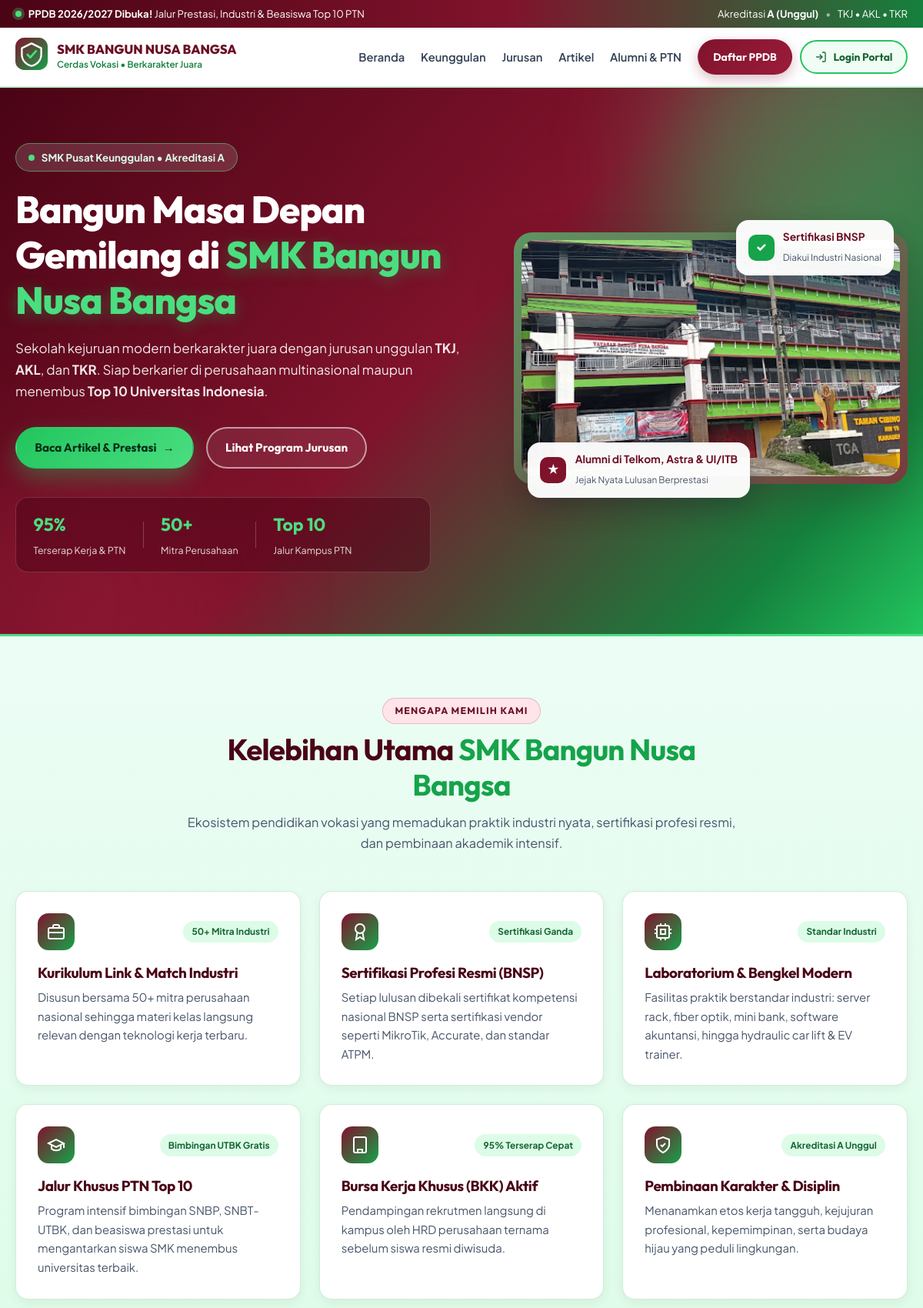
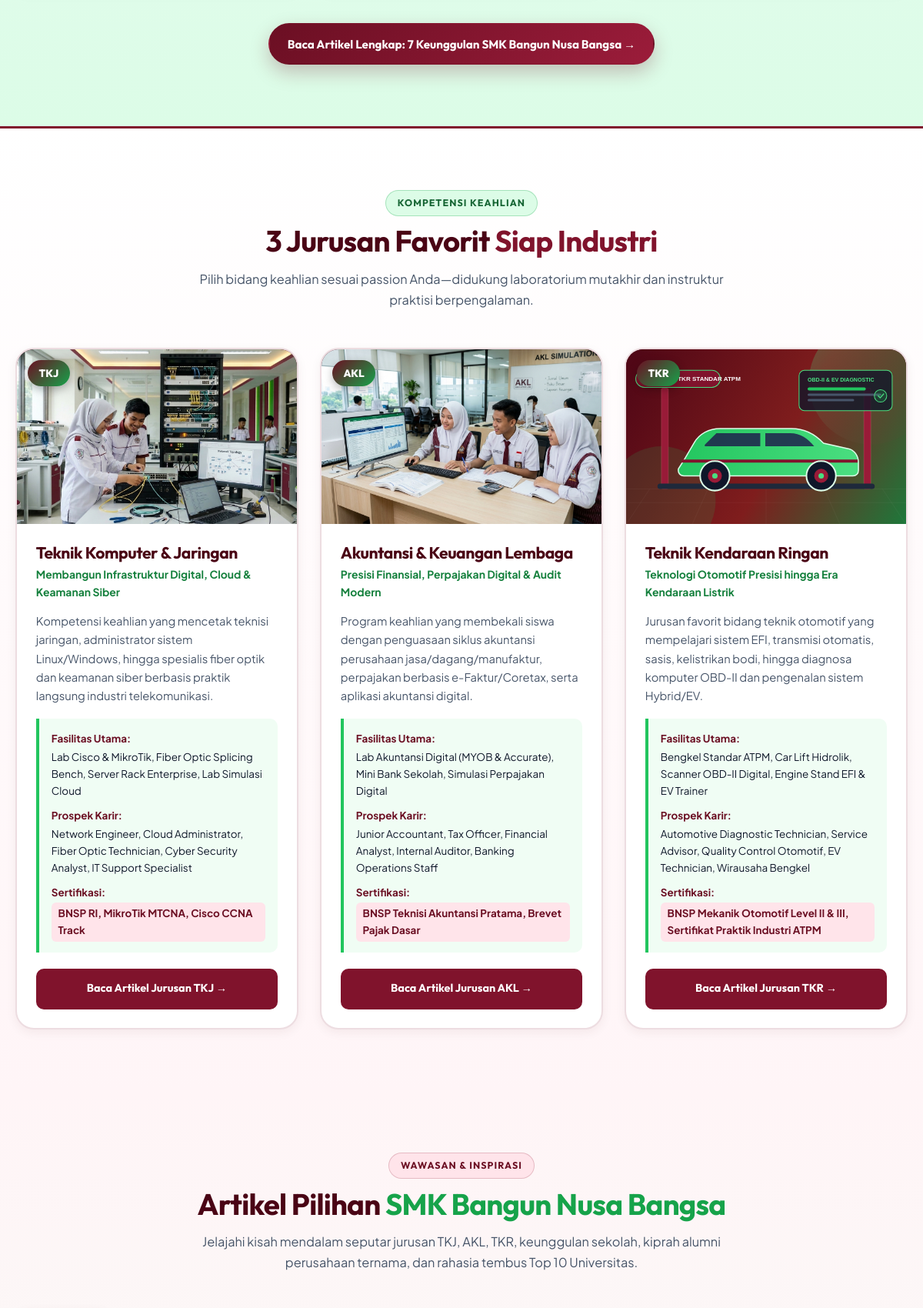
The page / (upper part) on the database its author committed (2 pictures, top to bottom).
### tables this page shows
CREATE TABLE IF NOT EXISTS `kelebihan` (
  `id` INT UNSIGNED AUTO_INCREMENT PRIMARY KEY,
  `judul` VARCHAR(150) NOT NULL,
  `ringkasan` TEXT NOT NULL,
  `ikon` VARCHAR(40) NOT NULL,
  `highlight_badge` VARCHAR(60) NOT NULL,
  `urutan` TINYINT UNSIGNED NOT NULL DEFAULT 1
);

CREATE TABLE IF NOT EXISTS `jurusan` (
  `id` INT UNSIGNED AUTO_INCREMENT PRIMARY KEY,
  `kode` VARCHAR(16) NOT NULL UNIQUE,
  `nama` VARCHAR(120) NOT NULL,
  `tagline` VARCHAR(200) NOT NULL,
  `deskripsi` TEXT NOT NULL,
  `prospek_karir` TEXT NOT NULL,
  `fasilitas` TEXT NOT NULL,
  `sertifikasi` VARCHAR(200) NOT NULL,
  `gambar` VARCHAR(255) NOT NULL,
  `artikel_slug` VARCHAR(160) NOT NULL,
  `urutan` TINYINT UNSIGNED NOT NULL DEFAULT 1
);

### includes/data_repository.php (called while the page is built, shortened)
<?php
require_once __DIR__ . '/../config/database.php';
function getJurusanList(?PDO $pdo): array
{
    if ($pdo instanceof PDO) {
        $stmt = $pdo->query('SELECT * FROM jurusan ORDER BY urutan ASC, id ASC');
        return $stmt->fetchAll();
    }
}
function getKelebihanList(?PDO $pdo): array
{
    if ($pdo instanceof PDO) {
        $stmt = $pdo->query('SELECT * FROM kelebihan ORDER BY urutan ASC, id ASC');
        return $stmt->fetchAll();
    }
    return [
        ['judul' => 'Kurikulum Link & Match Industri', 'ringkasan' => 'Disusun bersama 50+ mitra perusahaan nasional sehingga materi kelas langsung relevan dengan teknologi kerja terbaru.', 'ikon' => 'briefcase', 'highlight_badge' => '50+ Mitra Industri'],
        ['judul' => 'Sertifikasi Profesi Resmi (BNSP)', 'ringkasan' => 'Setiap lulusan dibekali sertifikat kompetensi nasional BNSP serta sertifikasi vendor seperti MikroTik, Accurate, dan standar ATPM.', 'ikon' => 'award', 'highlight_badge' => 'Sertifikasi Ganda'],
        ['judul' => 'Laboratorium & Bengkel Modern', 'ringkasan' => 'Fasilitas praktik berstandar industri: server rack, fiber optik, mini bank, software akuntansi, hingga hydraulic car lift & EV trainer.', 'ikon' => 'cpu', 'highlight_badge' => 'Standar Industri'],
        ['judul' => 'Jalur Khusus PTN Top 10', 'ringkasan' => 'Program intensif bimbingan SNBP, SNBT-UTBK, dan beasiswa prestasi untuk mengantarkan siswa SMK menembus universitas terbaik.', 'ikon' => 'graduation-cap', 'highlight_badge' => 'Bimbingan UTBK Gratis'],
        ['judul' => 'Bursa Kerja Khusus (BKK) Aktif', 'ringkasan' => 'Pendampingan rekrutmen langsung di kampus oleh HRD perusahaan ternama sebelum siswa resmi diwisuda.', 'ikon' => 'building', 'highlight_badge' => '95% Terserap Cepat'],
        ['judul' => 'Pembinaan Karakter & Disiplin', 'ringkasan' => 'Menanamkan etos kerja tangguh, kejujuran profesional, kepemimpinan, serta budaya hijau yang peduli lingkungan.', 'ikon' => 'shield-check', 'highlight_badge' => 'Akreditasi A Unggul'],
    ];
}

### config/database.php (called while the page is built, shortened)
<?php
function e(?string $value): string
{
    return htmlspecialchars((string) $value, ENT_QUOTES | ENT_SUBSTITUTE, 'UTF-8');
}

### index.php (the view, shortened to what this page needs)
<?php
require_once __DIR__ . '/includes/data_repository.php';
$dbError = null;
$pdo     = getDbConnection($dbError);
$jurusanList   = getJurusanList($pdo);
$kelebihanList = getKelebihanList($pdo);
require __DIR__ . '/includes/header.php';
function renderIconSvg(string $name): string
{
    return match ($name) {
        'briefcase' => '<svg viewBox="0 0 24 24" fill="none" stroke="currentColor" stroke-width="2"><rect x="2" y="7" width="20" height="14" rx="2"/><path d="M16 7V5a2 2 0 0 0-2-2h-4a2 2 0 0 0-2 2v2"/><path d="M2 13h20"/></svg>',
        'award' => '<svg viewBox="0 0 24 24" fill="none" stroke="currentColor" stroke-width="2"><circle cx="12" cy="8" r="6"/><path d="M15.477 12.89 17 22l-5-3-5 3 1.523-9.11"/></svg>',
        'cpu' => '<svg viewBox="0 0 24 24" fill="none" stroke="currentColor" stroke-width="2"><rect x="4" y="4" width="16" height="16" rx="2"/><rect x="9" y="9" width="6" height="6"/><path d="M9 1v3M15 1v3M9 20v3M15 20v3M20 9h3M20 14h3M1 9h3M1 14h3"/></svg>',
        'graduation-cap' => '<svg viewBox="0 0 24 24" fill="none" stroke="currentColor" stroke-width="2"><path d="M22 10v6M2 10l10-5 10 5-10 5z"/><path d="M6 12v5c3 3 9 3 12 0v-5"/></svg>',
        'building' => '<svg viewBox="0 0 24 24" fill="none" stroke="currentColor" stroke-width="2"><rect x="4" y="2" width="16" height="20" rx="2"/><path d="M9 22v-4h6v4M8 6h.01M16 6h.01M12 6h.01M12 10h.01M12 14h.01M16 10h.01M16 14h.01M8 10h.01M8 14h.01"/></svg>',
        default => '<svg viewBox="0 0 24 24" fill="none" stroke="currentColor" stroke-width="2"><path d="M12 22s8-4 8-10V5l-8-3-8 3v7c0 6 8 10 8 10z"/><path d="m9 12 2 2 4-4"/></svg>',
    };
}
?>
<section class="hero" id="beranda">
    <div class="hero-bg-shapes" aria-hidden="true">
        <div class="blob blob-green"></div>
        <div class="blob blob-maroon"></div>
    </div>
    <div class="container hero-grid">
        <div class="hero-content">
            <div class="hero-pill">
                <span class="pill-dot"></span>
                SMK Pusat Keunggulan • Akreditasi A
            </div>
            <h1>
                Bangun Masa Depan Gemilang di
                <span class="text-highlight">SMK Bangun Nusa Bangsa</span>
            </h1>
            <p class="hero-subtitle">
                Sekolah kejuruan modern berkarakter juara dengan jurusan unggulan <strong>TKJ</strong>, <strong>AKL</strong>, dan <strong>TKR</strong>. Siap berkarier di perusahaan multinasional maupun menembus <strong>Top 10 Universitas Indonesia</strong>.
            </p>
            <div class="hero-actions">
                <a href="#artikel" class="btn btn-primary-green">
                    Baca Artikel &amp; Prestasi
                    <span aria-hidden="true">&rarr;</span>
                </a>
                <a href="#jurusan" class="btn btn-outline-light">
                    Lihat Program Jurusan
                </a>
            </div>
            <div class="hero-stats">
                <div class="stat-item">
                    <strong>95%</strong>
                    <span>Terserap Kerja &amp; PTN</span>
                </div>
                <div class="stat-item">
                    <strong>50+</strong>
                    <span>Mitra Perusahaan</span>
                </div>
                <div class="stat-item">
                    <strong>Top 10</strong>
                    <span>Jalur Kampus PTN</span>
                </div>
            </div>
        </div>
        <div class="hero-visual">
            <div class="hero-card-frame">
                <img src="assets/img/bnb.jpg" alt="Gedung Sekolah SMK Bangun Nusa Bangsa" class="hero-img">
                <div class="floating-badge badge-top">
                    <span class="fb-icon fb-green">&#10003;</span>
                    <div>
                        <strong>Sertifikasi BNSP</strong>
                        <small>Diakui Industri Nasional</small>
                    </div>
                </div>
                <div class="floating-badge badge-bottom">
                    <span class="fb-icon fb-maroon">&#9733;</span>
                    <div>
                        <strong>Alumni di Telkom, Astra &amp; UI/ITB</strong>
                        <small>Jejak Nyata Lulusan Berprestasi</small>
                    </div>
                </div>
            </div>
        </div>
    </div>
</section>
<section class="section section-keunggulan" id="keunggulan">
    <div class="container">
        <div class="section-header">
            <span class="section-kicker kicker-maroon">Mengapa Memilih Kami</span>
            <h2>Kelebihan Utama <span class="accent-green">SMK Bangun Nusa Bangsa</span></h2>
            <p>Ekosistem pendidikan vokasi yang memadukan praktik industri nyata, sertifikasi profesi resmi, dan pembinaan akademik intensif.</p>
        </div>
        <div class="keunggulan-grid">
            <?php foreach ($kelebihanList as $item): ?>
            <article class="keunggulan-card">
                <div class="k-card-top">
                    <div class="k-icon-box">
                        <?= renderIconSvg((string) $item['ikon']) ?>
                    </div>
                    <span class="k-badge"><?= e($item['highlight_badge']) ?></span>
                </div>
                <h3><?= e($item['judul']) ?></h3>
                <p><?= e($item['ringkasan']) ?></p>
            </article>
            <?php endforeach; ?>
        </div>
        <div class="section-cta-center">
            <a href="artikel.php?slug=keunggulan-smk-bangun-nusa-bangsa-siap-kerja-kuliah-wirausaha" class="btn btn-maroon">
                Baca Artikel Lengkap: 7 Keunggulan SMK Bangun Nusa Bangsa &rarr;
            </a>
        </div>
    </div>
</section>
<section class="section section-jurusan" id="jurusan">
    <div class="container">
        <div class="section-header">
            <span class="section-kicker kicker-green">Kompetensi Keahlian</span>
            <h2>3 Jurusan Favorit <span class="accent-maroon">Siap Industri</span></h2>
            <p>Pilih bidang keahlian sesuai passion Anda—didukung laboratorium mutakhir dan instruktur praktisi berpengalaman.</p>
        </div>
        <div class="jurusan-grid">
            <?php foreach ($jurusanList as $jurusan): ?>
            <article class="jurusan-card">
                <div class="jurusan-media">
                    <img src="<?= e($jurusan['gambar']) ?>" alt="<?= e($jurusan['nama']) ?>" loading="lazy">
                    <span class="jurusan-kode-pill"><?= e($jurusan['kode']) ?></span>
                </div>
                <div class="jurusan-body">
                    <h3><?= e($jurusan['nama']) ?></h3>
                    <p class="jurusan-tagline"><?= e($jurusan['tagline']) ?></p>
                    <p class="jurusan-desc"><?= e($jurusan['deskripsi']) ?></p>
                    <div class="jurusan-meta-box">
                        <div>
                            <span class="meta-label">Fasilitas Utama:</span>
                            <p><?= e($jurusan['fasilitas']) ?></p>
                        </div>
                        <div>
                            <span class="meta-label">Prospek Karir:</span>
                            <p><?= e($jurusan['prospek_karir']) ?></p>
                        </div>
                        <div>
                            <span class="meta-label">Sertifikasi:</span>
                            <span class="cert-tag"><?= e($jurusan['sertifikasi']) ?></span>
                        </div>
                    </div>
                    <div class="jurusan-footer">
                        <a href="artikel.php?slug=<?= urlencode((string) $jurusan['artikel_slug']) ?>" class="btn btn-jurusan-read">
                            Baca Artikel Jurusan <?= e($jurusan['kode']) ?> &rarr;
                        </a>
                    </div>
                </div>
            </article>
            <?php endforeach; ?>
        </div>
    </div>
</section>
<section class="section section-artikel" id="artikel">
    <div class="container">
        <div class="section-header">
            <span class="section-kicker kicker-maroon">Wawasan &amp; Inspirasi</span>
            <h2>Artikel Pilihan <span class="accent-green">SMK Bangun Nusa Bangsa</span></h2>
            <p>Jelajahi kisah mendalam seputar jurusan TKJ, AKL, TKR, keunggulan sekolah, kiprah alumni perusahaan ternama, dan rahasia tembus Top 10 Universitas.</p>
        </div>
    </div>
</section>
<?php require __DIR__ . '/includes/footer.php'; ?>

### rows shown on the page
kelebihan: highlight_badge "50+ Mitra Industri", judul "Kurikulum Link & Match Industri", ringkasan "Disusun bersama 50+ mitra perusahaan nasional sehingga materi kelas langsung relevan dengan teknologi kerja terbaru."
kelebihan: highlight_badge "Sertifikasi Ganda", judul "Sertifikasi Profesi Resmi (BNSP)", ringkasan "Setiap lulusan dibekali sertifikat kompetensi nasional BNSP serta sertifikasi vendor seperti MikroTik, Accurate, dan standar ATPM."
kelebihan: highlight_badge "Standar Industri", judul "Laboratorium & Bengkel Modern", ringkasan "Fasilitas praktik berstandar industri: server rack, fiber optik, mini bank, software akuntansi, hingga hydraulic car lift & EV trainer."
kelebihan: highlight_badge "Bimbingan UTBK Gratis", judul "Jalur Khusus PTN Top 10", ringkasan "Program intensif bimbingan SNBP, SNBT-UTBK, dan beasiswa prestasi untuk mengantarkan siswa SMK menembus universitas terbaik."
kelebihan: highlight_badge "95% Terserap Cepat", judul "Bursa Kerja Khusus (BKK) Aktif", ringkasan "Pendampingan rekrutmen langsung di kampus oleh HRD perusahaan ternama sebelum siswa resmi diwisuda."
kelebihan: highlight_badge "Akreditasi A Unggul", judul "Pembinaan Karakter & Disiplin", ringkasan "Menanamkan etos kerja tangguh, kejujuran profesional, kepemimpinan, serta budaya hijau yang peduli lingkungan."
jurusan: gambar (picture), kode "TKJ", nama "Teknik Komputer & Jaringan", tagline "Membangun Infrastruktur Digital, Cloud & Keamanan Siber", deskripsi "Kompetensi keahlian yang mencetak teknisi jaringan, administrator sistem Linux/Windows, hingga spesialis fiber optik dan keamanan siber berbasis praktik langsung industri telekomunikasi.", fasilitas "Lab Cisco & MikroTik, Fiber Optic Splicing Bench, Server Rack Enterprise, Lab Simulasi Cloud", prospek_karir "Network Engineer, Cloud Administrator, Fiber Optic Technician, Cyber Security Analyst, IT Support Specialist", sertifikasi "BNSP RI, MikroTik MTCNA, Cisco CCNA Track"
jurusan: gambar (picture), kode "AKL", nama "Akuntansi & Keuangan Lembaga", tagline "Presisi Finansial, Perpajakan Digital & Audit Modern", deskripsi "Program keahlian yang membekali siswa dengan penguasaan siklus akuntansi perusahaan jasa/dagang/manufaktur, perpajakan berbasis e-Faktur/Coretax, serta aplikasi akuntansi digital.", fasilitas "Lab Akuntansi Digital (MYOB & Accurate), Mini Bank Sekolah, Simulasi Perpajakan Digital", prospek_karir "Junior Accountant, Tax Officer, Financial Analyst, Internal Auditor, Banking Operations Staff", sertifikasi "BNSP Teknisi Akuntansi Pratama, Brevet Pajak Dasar"
jurusan: gambar (picture), kode "TKR", nama "Teknik Kendaraan Ringan", tagline "Teknologi Otomotif Presisi hingga Era Kendaraan Listrik", deskripsi "Jurusan favorit bidang teknik otomotif yang mempelajari sistem EFI, transmisi otomatis, sasis, kelistrikan bodi, hingga diagnosa komputer OBD-II dan pengenalan sistem Hybrid/EV.", fasilitas "Bengkel Standar ATPM, Car Lift Hidrolik, Scanner OBD-II Digital, Engine Stand EFI & EV Trainer", prospek_karir "Automotive Diagnostic Technician, Service Advisor, Quality Control Otomotif, EV Technician, Wirausaha Bengkel", sertifikasi "BNSP Mekanik Otomotif Level II & III, Sertifikat Praktik Industri ATPM"
